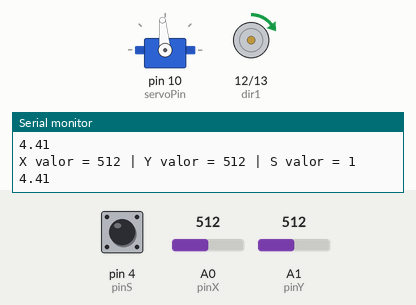
Recording of a sketch running on a simulated Arduino Uno, built with avr-gcc and run on an emulated ATmega328P. On the bench: servo, motor-driver pin pairs drawn as motors (green arrow = first pin HIGH = forward, orange = second pin HIGH = backward, longer = more drive, scaled by the enable pin), the last lines printed to the serial monitor. The test bench sets the inputs (shaded band); at power-on: A0 (pinX) = 512, A1 (pinY) = 512, pin 4 (pinS) HIGH.

Above: at 1.2 s.
1.3 s: A0 (pinX) set to 493
At 1.8 s:
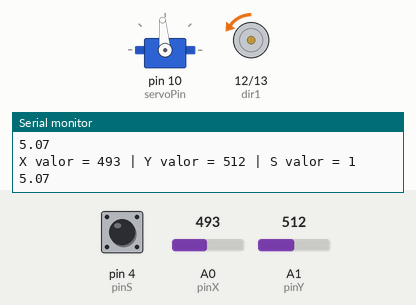
2.8 s: A1 (pinY) set to 716
At 3.8 s:
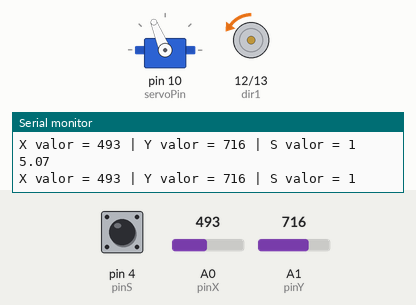
4.3 s: A0 (pinX) set to 1023
At 5.5 s:
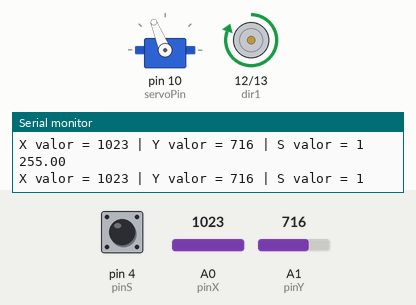
5.8 s: A1 (pinY) set to 1023
At 6.5 s:
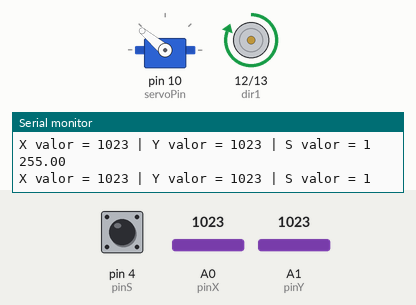
7.3 s: A1 (pinY) set to 900
At 8.4 s:
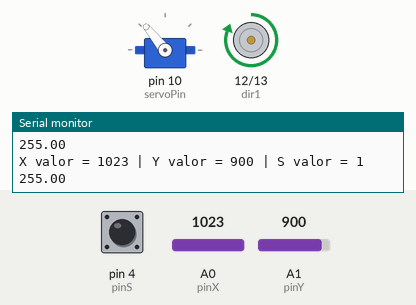
8.8 s: A0 (pinX) set to 716
At 9.2 s:
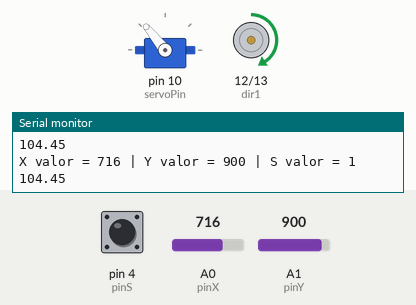
Timing chart, 0 to 11.3 s (numbered marks = the images above; inputs shaded):
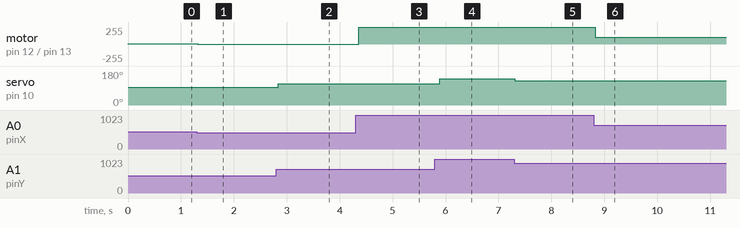

Measured:
- after the input at 1.3 s, motor on pin 12 (dir1) / pin 13 (dir2): forward 4/255 → backward 5/255 at once
- after the input at 2.8 s, servo on pin 10 (servoPin): 95° → 112° at once
- after the input at 4.3 s, motor on pin 12 (dir1) / pin 13 (dir2): backward 5/255 → forward 255/255 after 0.06 s
- after the input at 5.8 s, servo on pin 10 (servoPin): 112° → 140° after 0.09 s
- after the input at 7.3 s, servo on pin 10 (servoPin): 140° → 129° at once
- after the input at 8.8 s, motor on pin 12 (dir1) / pin 13 (dir2): forward 255/255 → forward 104/255 at once

The sketch:

car_motot_servo_joy.ino
```cpp
# include <Servo.h>
// definisco le var del joystik
int pinX=A0;
int pinY=A1;
int pinS=4;
int valX;
int valY;
int valS;
// definisco le variabili del motore
int speedPin=9;
int dir1=12;
int dir2=13;
float mSpeed;
// definisco variabili servo
int servoPin=10;
int servoPos=95;
Servo myServo;
void setup() {
  // put your setup code here, to run once:
Serial.begin(9600); //attivo porta serial
// definisco pin joystik
pinMode(pinX,INPUT);
pinMode(pinY,INPUT);
pinMode(pinS,INPUT);
digitalWrite(pinS,HIGH);
//definisco pin DC motor
pinMode(speedPin,OUTPUT);
pinMode(dir1,OUTPUT);
pinMode(dir2,OUTPUT);
// deinisco servo
myServo.attach(servoPin);
}

void loop() {
  // put your main code here, to run repeatedly:
// var joystik
valX=analogRead(pinX);
valY=analogRead(pinY);
valS=digitalRead(pinS);
// var motore
if(valX>=503){
  digitalWrite(dir1,HIGH);
  digitalWrite(dir2,LOW);
  mSpeed=((valX-503.)*255./520.);
  }
  else if (valX<503){
  digitalWrite(dir2,HIGH);
  digitalWrite(dir1,LOW);
  mSpeed=((503.-valX)*255./503.);
    }
analogWrite(speedPin,mSpeed);
//servo
servoPos=(50.+valY*90./1023.);
myServo.write(servoPos);
//DEBUG
Serial.print("X valor = ");
Serial.print(valX);
Serial.print(" | Y valor = ");
Serial.print(valY);
Serial.print(" | S valor = ");
Serial.println(valS);
Serial.println(mSpeed);
delay(100);
}
```
